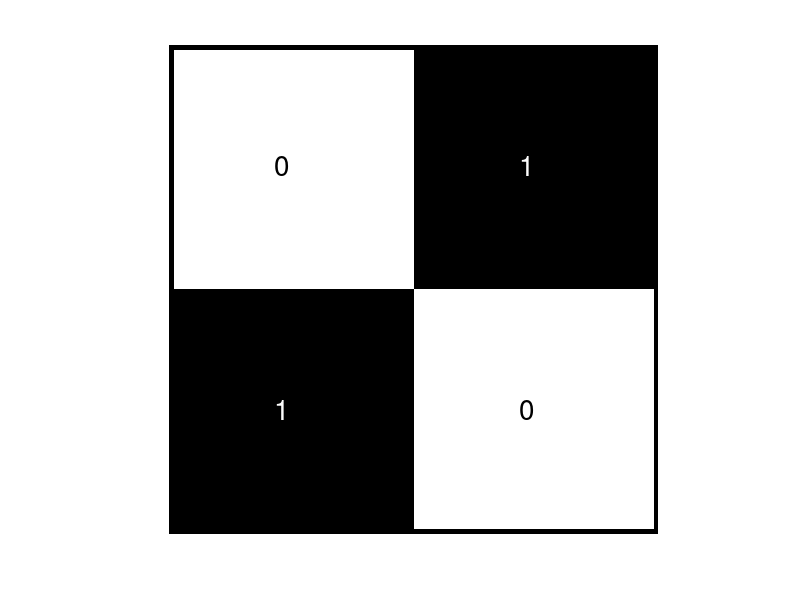

The MATLAB script that drew this image: (Note: this script raises an error after producing the figure.)
clear all
close all
clc

G1 = [1 0; 0 1];
G2 = [0 1; 1 0];
G3 = 0.5;

G1 = imresize(G1,50,'nearest');
G2 = imresize(G2,50,'nearest');
G3 = imresize(G3,100,'nearest');

Fig = figure(1);
G1(:,1) = 0;
G1(1,:) = 0;
G1(:,end) = 0;
G1(end,:) = 0;
imshow(G1);

text(22,25,'0','color',[0 0 0], 'fontsize',20);
text(72,25,'1','color',[0.99 0.99 0.99],'backgroundcolor','k', 'fontsize',20);
text(22,75,'1','color',[0.99 0.99 0.99],'backgroundcolor','k', 'fontsize',20);
text(72,75,'0','color',[0 0 0], 'fontsize',20);

Fig_prop = get(gcf);
boundbox = Fig_prop.PaperPosition;
width    = boundbox(3);
height   = boundbox(4);
set(gcf, 'PaperPosition', [0, 0, width, height]);
set(gcf, 'PaperSize', [width height]);
% saveas(Fig, 'twin_eg_w.eps','epsc');


Fig = figure(2);
G2(:,1) = 0;
G2(1,:) = 0;
G2(:,end) = 0;
G2(end,:) = 0;

imshow(G2);
text(22,25,'1','color',[0.99 0.99 0.99],'backgroundcolor','k', 'fontsize',20);
text(72,25,'0','color',[0 0 0], 'fontsize',20);
text(22,75,'0','color',[0 0 0], 'fontsize',20);
text(72,75,'1','color',[0.99 0.99 0.99],'backgroundcolor','k', 'fontsize',20);

Fig_prop = get(gcf);
boundbox = Fig_prop.PaperPosition;
width    = boundbox(3);
height   = boundbox(4);
set(gcf, 'PaperPosition', [0, 0, width, height]);
set(gcf, 'PaperSize', [width height]);
% saveas(Fig, 'twin_eg_w1.eps','epsc');


